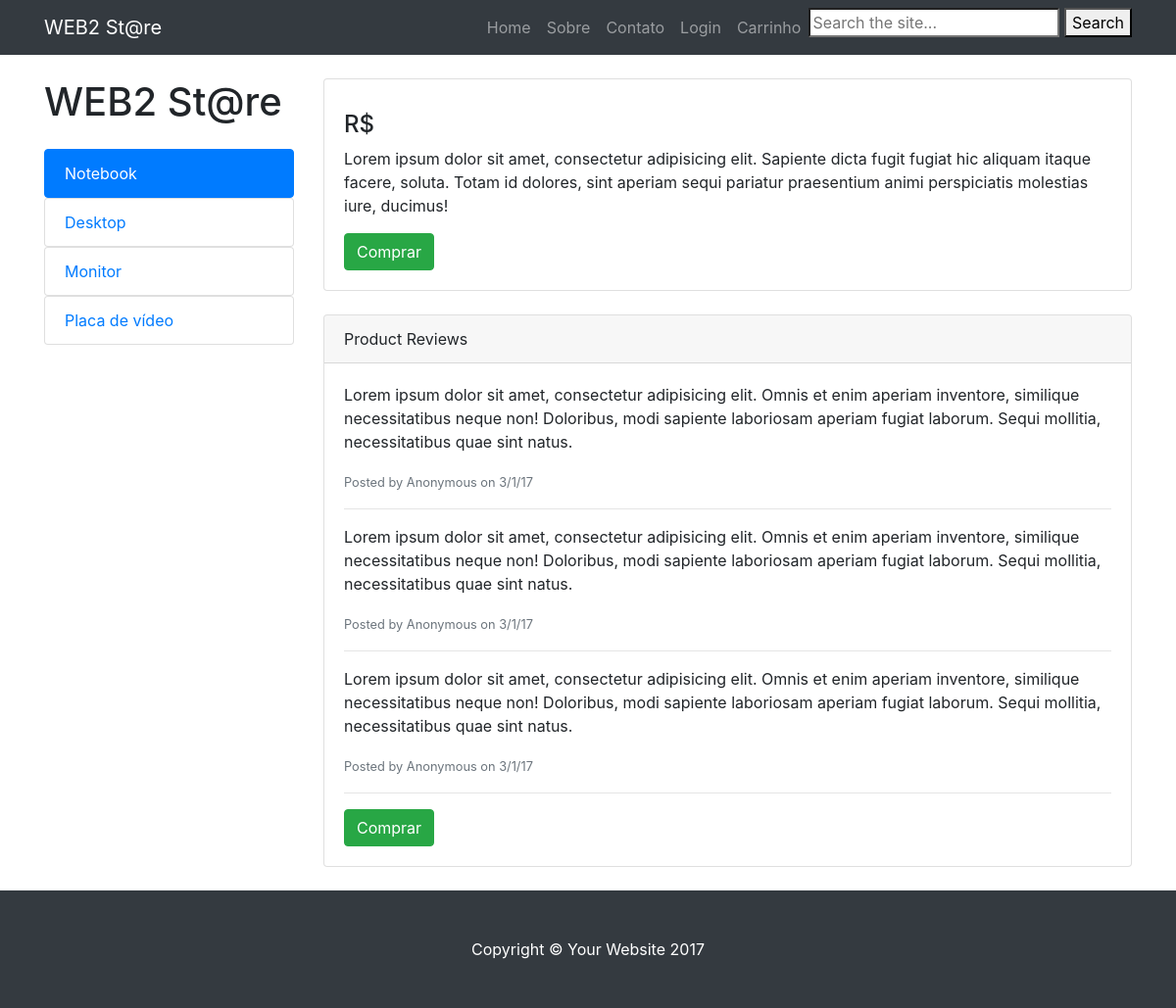
Page /produto.php on the committed database.
### tables this page shows
CREATE TABLE `categoria` (
  `cat_id` int(3) NOT NULL,
  `nome` varchar(30) NOT NULL
);

### produto.php (the view, shortened to what this page needs)
<?php
	$con = mysqli_connect("localhost","root","","db");
	$sql_cat = "SELECT * FROM categoria";
	$result_cat = mysqli_query($con, $sql_cat) or die(mysqli_error());
	$linha_cat = mysqli_fetch_assoc($result_cat);
	if(!isset($_SESSION['cat_id'])){
		$current_cat = 1;
	}else{
		$current_cat = $_SESSION['cat_id'];
	}
?>
<!DOCTYPE html>
<html lang="en">
  <head>
    <link href="vendor/bootstrap/css/bootstrap.min.css" rel="stylesheet">
    <link href="css/shop-item.css" rel="stylesheet">
  </head>
  <body>
	<?php include 'navigation.php';?>
    <div class="container">
      <div class="row">
        <div class="col-lg-3">
          <h1 class="my-4">WEB2 St@re</h1>
          <div class="list-group">
			<?php
				do{
			?>
				<div id="cat_<?php echo $linha_cat['cat_id'] ?>">
				<?php if($linha_cat['cat_id'] == $current_cat){?>
					<a href="#" class="list-group-item active" onclick="change_view($(this).parent().attr('id'))"><?php echo utf8_encode($linha_cat['nome']) ?></a>
				<?php }else{ ?>
					<a href="#" class="list-group-item" onclick="change_view($(this).parent().attr('id'))"><?php echo utf8_encode($linha_cat['nome']) ?></a>
				<?php } ?>
				</div>
			<?php
				}while($linha_cat = mysqli_fetch_assoc($result_cat));
			?>
          </div>
        </div>
        <div class="col-lg-9">
          <div class="card mt-4">
			<div class="card-body" id="prod_<?php echo $_SESSION['current_prod']['id'] ?>">
				<h4>R$<?php echo $_SESSION['current_prod']['preco'] ?></h4>
				<p class="card-text">Lorem ipsum dolor sit amet, consectetur adipisicing elit. Sapiente dicta fugit fugiat hic aliquam itaque facere, soluta. Totam id dolores, sint aperiam sequi pariatur praesentium animi perspiciatis molestias iure, ducimus!</p>
				<button  id="btn_comprar" class="btn btn-success">Comprar</button>
			</div>
          </div>
          <div class="card card-outline-secondary my-4">
            <div class="card-header">
              Product Reviews
            </div>
            <div class="card-body">
              <p>Lorem ipsum dolor sit amet, consectetur adipisicing elit. Omnis et enim aperiam inventore, similique necessitatibus neque non! Doloribus, modi sapiente laboriosam aperiam fugiat laborum. Sequi mollitia, necessitatibus quae sint natus.</p>
              <small class="text-muted">Posted by Anonymous on 3/1/17</small>
              <hr>
              <p>Lorem ipsum dolor sit amet, consectetur adipisicing elit. Omnis et enim aperiam inventore, similique necessitatibus neque non! Doloribus, modi sapiente laboriosam aperiam fugiat laborum. Sequi mollitia, necessitatibus quae sint natus.</p>
              <small class="text-muted">Posted by Anonymous on 3/1/17</small>
              <hr>
              <p>Lorem ipsum dolor sit amet, consectetur adipisicing elit. Omnis et enim aperiam inventore, similique necessitatibus neque non! Doloribus, modi sapiente laboriosam aperiam fugiat laborum. Sequi mollitia, necessitatibus quae sint natus.</p>
              <small class="text-muted">Posted by Anonymous on 3/1/17</small>
              <hr>
              <button class="btn btn-success">Comprar</button>
            </div>
          </div>
        </div>
      </div>
    </div>
	<?php include 'footer.php';?>
  </body>
</html>

### css/shop-item.css (style rules this page uses)
body { padding-top: 54px; }
@media (min-width: 992px) { body { padding-top: 56px; } }

### rows in the picture
categoria: nome "Notebook"
categoria: nome "Desktop"
categoria: nome "Monitor"
categoria: nome "Placa de vídeo"
